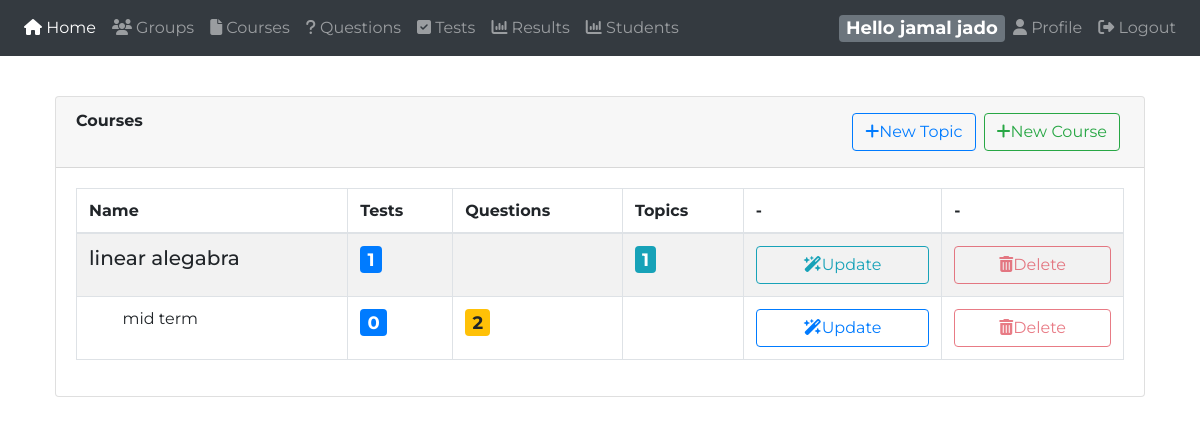
Page /instructor/ (signed in) on the committed database.
### tables this page shows
CREATE TABLE `instructor` (
  `id` int(11) NOT NULL,
  `name` varchar(120) NOT NULL,
  `email` varchar(120) NOT NULL,
  `password` varchar(100) NOT NULL,
  `phone` varchar(13) NOT NULL,
  `password_token` varchar(100) DEFAULT NULL,
  `token_expire` timestamp NULL DEFAULT NULL,
  `suspended` int(11) NOT NULL DEFAULT 0,
  `isAdmin` tinyint(1) NOT NULL DEFAULT 0
);

CREATE TABLE `course` (
  `id` int(11) NOT NULL,
  `name` varchar(255) DEFAULT NULL,
  `parent` int(11) DEFAULT NULL,
  `instructorID` int(11) DEFAULT NULL
);

### instructor/app/model/dbh.class.php (called while the page is built)
<?php
class dbh {
  private $host = "localhost";
  private $port = "3307";
  private $username = "root";
  private $pwd = "";
  private $dbName = "final";
  public function connect(){
    try {
      $conn = 'mysql:host=' . $this->host . ';port=' . $this->port . ';dbname=' . $this->dbName . ';charset=utf8mb4';
      $pdo = new PDO($conn, $this->username, $this->pwd);
      $pdo->setAttribute(PDO::ATTR_ERRMODE, PDO::ERRMODE_EXCEPTION);
      $pdo->setAttribute(PDO::ATTR_DEFAULT_FETCH_MODE, PDO::FETCH_ASSOC);
      return $pdo;
    } catch (PDOException $e) {
      die("Database connection failed: " . $e->getMessage());
    }
  }
}

### instructor/app/model/instructor.class.php (called while the page is built, shortened)
<?php
class instructor extends dbh{
  public function getByEmail($email)
   {
    $stmt = $this->connect()->prepare("SELECT id,name, password, email, phone, isAdmin FROM instructor where email = :email");
    $stmt->bindparam(":email",$email);
    $stmt->execute();
    $result=$stmt->fetchAll(PDO::FETCH_OBJ);
    return $result[0];
   }
}

### instructor/app/controller/autoloader.inc.php (called while the page is built, shortened)
<?php
  function myAutoLoader ($className){
    $url = $_SERVER['HTTP_HOST'].$_SERVER['REQUEST_URI'];
    if (strpos($url,'controller') !== false){
      $path = '../model/';
    }else{
      $path = "app/model/";
    }
    $extension = ".class.php";
    $fullPath = $path . $className . $extension;
  }
 ?>

### instructor/app/model/course.class.php (called while the page is built, shortened)
<?php
class course extends dbh
{
    public function getAllParents()
    {
        $stmt = $this->connect()->prepare("
      select id,name,parent,instructorID,
      (select count(*) from question where courseID = c.id and !deleted) as questions,
      (select count(*) from course where parent = c.id) as childs,
      (select count(*) from test where courseID = c.id) as tests
      from course c where instructorID = :aid and parent IS NULL;");
      $stmt->bindparam(":aid",$_SESSION['mydata']->id);
      $stmt->execute();
      $result=$stmt->fetchAll(PDO::FETCH_OBJ);
        return $result;
    }
    public function getAllChilds($parentid)
    {
        $stmt = $this->connect()->prepare("
        select id,name,parent,instructorID,
        (select count(*) from question where courseID = c.id and !deleted) as questions,
        (select count(*) from test where courseID = c.id) as tests
        from course c where instructorID = :aid and parent = :prt;");
        $stmt->bindparam(":prt",$parentid);
        $stmt->bindparam(":aid",$_SESSION['mydata']->id);
        $stmt->execute();
        $result=$stmt->fetchAll(PDO::FETCH_OBJ);
        return $result;
    }
}

### instructor/app/view/courses.php (the view, shortened to what this page needs)
<?php
require_once 'header.php';
require_once 'navbar.php';
?>
  <div class="content mt-3">
        <div class="col-md-12">
            <div class="card">
              <div class="card-header">
                <strong class="card-title">Courses</strong>
                <button type="button" class="btn btn-outline-success float-right m-1" data-toggle="modal" data-target="#addnewcourse"><i class="fa fa-plus"></i>New Course</button>
                <button type="button" class="btn btn-outline-primary float-right m-1" data-toggle="modal" data-target="#addnewtopic"><i class="fa fa-plus"></i>New Topic</button>
              </div>
              <div class="card-body">
                <table id="CoursesTable" class="table table-striped table-bordered">
                  <thead>
                    <tr>
                      <th>Name</th>
                      <th>Tests</th>
                      <th>Questions</th>
                      <th>Topics</th>
                      <th>-</th>
                      <th>-</th>
                    </tr>
                  </thead>
                  <tbody>
                    <?php
                    $course = new course();
                    $allParents = $course->getAllParents();
                    foreach ($allParents as $parent) { ?>
                      <tr>
                        <td>
                        <h5><?php echo $parent->name ?></h5></td>
                        <td><a href="#" class="badge badge-primary "><?php echo $parent->tests ?></a></td>
                        <td></td>
                        <td><snap class="badge badge-info"><?php echo $parent->childs ?></snap></td>
                        <td>
                          <button type="button" data-toggle="modal" data-target="#editcourse" data-cname="<?php echo $parent->name ?>" data-cid="<?php echo $parent->id ?>" data-cdisabled="true" class="btn btn-outline-info btn-block"><i class="fa fa-magic"></i>Update</button>
                        </td>
                        <?php
                        if ($parent->tests == 0 && $parent->questions == 0 && $parent->childs == 0) {
                            echo '<td><button type="button" class="btn btn-outline-danger btn-block" onclick="javascript: if (confirm(\'Are you sure you want to delete this Course?\')) { window.location.href=\'app/controller/course.inc.php?deleteCourse='. $parent->id .'\' }"><i class="fa fa-trash"></i>Delete</button></td>';
                        } else {
                            echo '<td><button type="button" class="btn btn-outline-danger btn-block" disabled><i class="fa fa-trash"></i>Delete</button></td>';
                        }
                        $allChilds = $course->getAllChilds($parent->id);
                        foreach ($allChilds as $child) { ?>
                          <tr>
                            <td>&nbsp; &nbsp; &nbsp; &nbsp;
                              <?php echo $child->name ?>
                            </td>
                            <td><a href="#" class="badge badge-primary"><?php echo $child->tests ?></a></td>
                            <td><a href="?questions&course=<?php echo $child->id ?>" class="badge badge-warning"><?php echo $child->questions ?></a></td>
                            <td></td>
                            <td>
                              <button type="button" data-toggle="modal" data-cname="<?php echo $child->name ?>" data-cid="<?php echo $child->id ?>" data-pid="<?php echo $child->parent ?>" data-cdisabled="false" data-target="#editcourse" class="btn btn-outline-primary btn-block"><i class="fa fa-magic"></i>Update</button>
                            </td>
                            <?php
                                                  if ($child->tests == 0 and $child->questions == 0) {
                                                      echo '<td><button type="button" class="btn btn-outline-danger btn-block" onclick="javascript: if (confirm(\'Are you sure you want to delete this Course?\')) { window.location.href=\'app/controller/course.inc.php?deleteCourse='. $child->id .'\' }"><i class="fa fa-trash"></i>Delete</button></td>';
                                                  } else {
                                                      echo '<td><button type="button" class="btn btn-outline-danger btn-block" disabled><i class="fa fa-trash"></i>Delete</button></td>';
                                                  }
                                              }
                                          }
                                  ?>
                  </tbody>
                </table>
              </div>
            </div>
        </div>
  <?php
        require_once 'footer.php';
        ?>

### instructor/app/view/navbar.php (shortened to what this page needs)
<?php
$obj = new instructor();
$usr = $obj->getByEmail($_SESSION['mydata']->email);
?>
<body>
  <nav class="navbar navbar-icon-top navbar-expand-lg navbar-dark bg-dark">
    <div class="collapse navbar-collapse" id="navbarSupportedContent">
      <ul class="navbar-nav mr-auto">
        <?php
          if($_SESSION['mydata']->isAdmin){ ?>
            <li class="nav-item <?php echo (isset($_GET['instructors'])?'active':'') ?>">
              <a class="nav-link" href="?instructors">
                <i class="fa fa-group"></i>
                Instructors
              </a>
            </li>
            <li class="nav-item <?php echo (isset($_GET['students'])?'active':'') ?>">
              <a class="nav-link" href="?students">
                <i class="fa fa-group"></i>
                Students
              </a>
            </li>
            <li class="nav-item <?php echo (isset($_GET['results'])?'active':'') ?>">
              <a class="nav-link" href="?results">
                <i class="fa fa-group"></i>
                Results
              </a>
            </li>
          <?php }else{ ?>
        <li class="nav-item <?php echo (empty($_GET)?'active':'') ?>">
          <a class="nav-link" href=".">
            <i class="fa fa-home"></i>
              Home
            </a>
        </li>
        <li class="nav-item <?php echo (isset($_GET['groups'])?'active':'') ?>">
          <a class="nav-link" href="?groups">
            <i class="fa fa-group"></i>
            Groups
          </a>
        </li>
        <li class="nav-item <?php echo (isset($_GET['courses'])?'active':'') ?>">
          <a class="nav-link" href="?courses">
            <i class="fa fa-file"></i>
            Courses
          </a>
        </li>
        <li class="nav-item <?php echo (isset($_GET['questions'])?'active':'') ?>">
          <a class="nav-link" href="?questions">
            <i class="fa fa-question"></i>
            Questions
          </a>
        </li>
        <li class="nav-item <?php echo (isset($_GET['tests'])?'active':'') ?>">
          <a class="nav-link" href="?tests">
            <i class="fa fa-check-square"></i>
            Tests
          </a>
        </li>
        <li class="nav-item <?php echo (isset($_GET['results'])?'active':'') ?>">
          <a class="nav-link" href="?results">
            <i class="fa fa-bar-chart"></i>
            Results
          </a>
        </li>
        <li class="nav-item <?php echo (isset($_GET['students'])?'active':'') ?>">
          <a class="nav-link" href="?students">
            <i class="fa fa-bar-chart"></i>
            Students
          </a>
        </li>
<?php } ?>
      </ul>
      <span class="badge badge-secondary">Hello <?php echo $_SESSION['mydata']->name ?></span>
      <ul class="navbar-nav ">
        <li class="nav-item">
          <a class="nav-link" href="?profile">
            <i class="fa fa-user"></i>
            Profile
          </a>
        </li>
        <li class="nav-item">
          <a class="nav-link" href="?logout">
            <i class="fa fa-sign-out"></i>
            Logout
          </a>
        </li>
      </ul>
    </div>
  </nav>

### instructor/style/css/instructor.css (style rules this page uses)
body { font-family: 'Montserrat', sans-serif; min-width: 600px; }
a { cursor: pointer; text-decoration: none; }
.badge { font-size: 18; }
.card { margin: 40px; }

### rows in the picture
instructor: name "jamal jado"
course: name "linear alegabra", tests "1", childs "1"
course: name "mid term", tests "0", questions "2"
